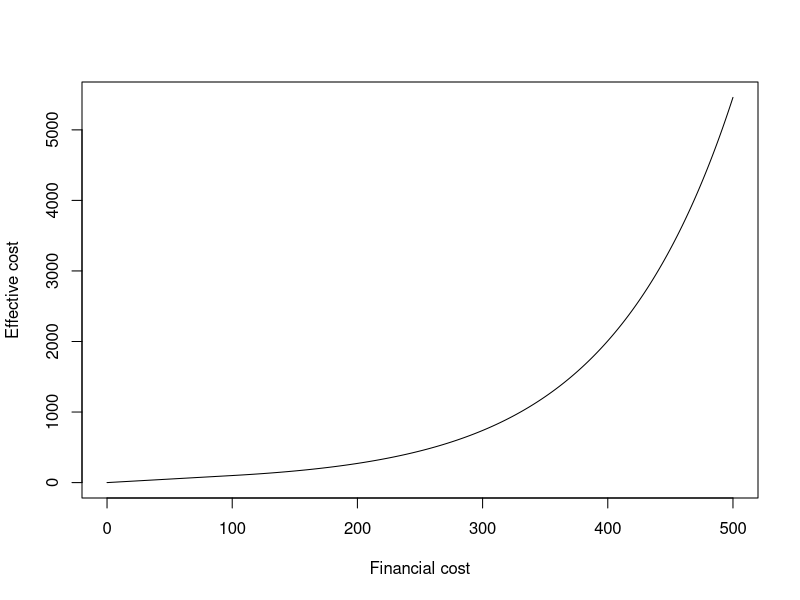

This chart was generated by the following R code:
pdf("./nonlinear.pdf")
cost <- function(x, a = 100)
{
    if(x > a)
    {
        return(a * exp((x - a) / a))
    }
    return(x)
}
top <- 500
plot(0:top, sapply(0:top, cost), type = 'l', xlab = "Financial cost", ylab = "Effective cost")
dev.off()
